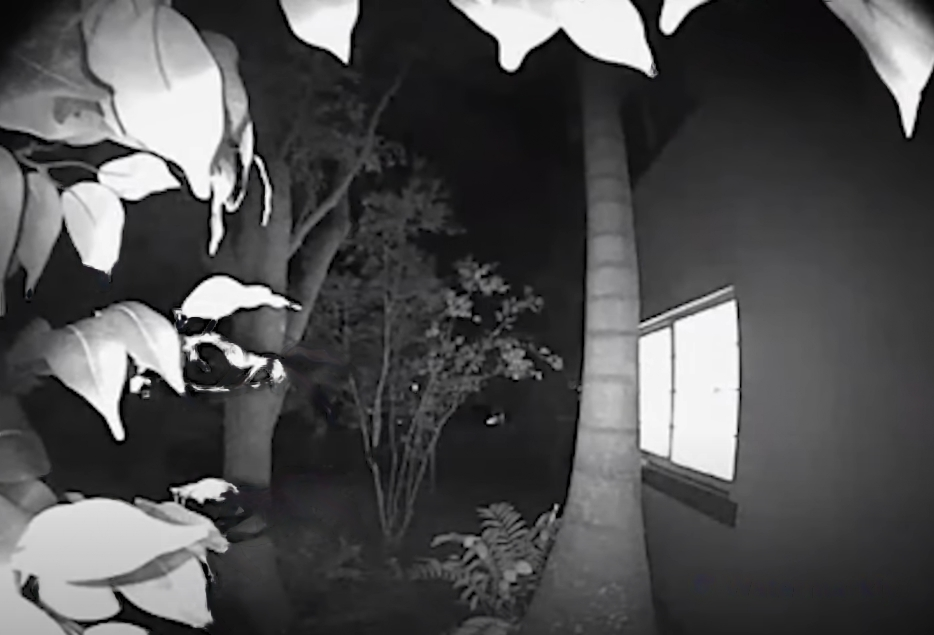
#> input picture Assignments/Computer_Vision/example.png, 934 x 635 px, given in place of the camera
$ python OpenCV.py
#> lines starting #> are read from the running program, lines starting #| are printed output that depends on the picture
import cv2
import numpy as np

def centroid(image):
    #grayscale
    gray = cv2.cvtColor(image, cv2.COLOR_BGR2GRAY)

    #Gaussian blur
    blurred = cv2.GaussianBlur(gray, (7, 7), 0)

    #image moments
    moments = cv2.moments(blurred)

    # Calculate centroid coordinates
    if moments["m00"] != 0:
        cX = int(moments["m10"] / moments["m00"])
        cY = int(moments["m01"] / moments["m00"])
    else:
        cX, cY = 0, 0

    return cX, cY


# Create a VideoCapture object
cap = cv2.VideoCapture(0)  # 0 corresponds to the default camera

# Check if the camera is opened successfully
if not cap.isOpened():
    print("Unable to open the camera.")
    exit()

# Capture the initial frame
ret, initial_frame = cap.read()
#> initial_frame is the input picture: shape (635, 934, 3); mean B, G, R 80.1, 79.5, 79.6
if not ret:
    print("Failed to capture initial frame.")
    exit()

# Convert the initial frame to grayscale
initial_gray = cv2.cvtColor(initial_frame, cv2.COLOR_BGR2GRAY)

while True:
    # Read frame from the camera
    ret, frame = cap.read()  # If the frame is read correctly, ret will be True

    if ret:

        # Convert the frame to grayscale
        gray_frame = cv2.cvtColor(frame, cv2.COLOR_BGR2GRAY)

        # Apply Gaussian blur to the image
        blurred_frame = cv2.GaussianBlur(gray_frame, (9, 9), 0)

        # Apply Canny edge detection to the blurred frame
        edges = cv2.Canny(blurred_frame, 15, 20)
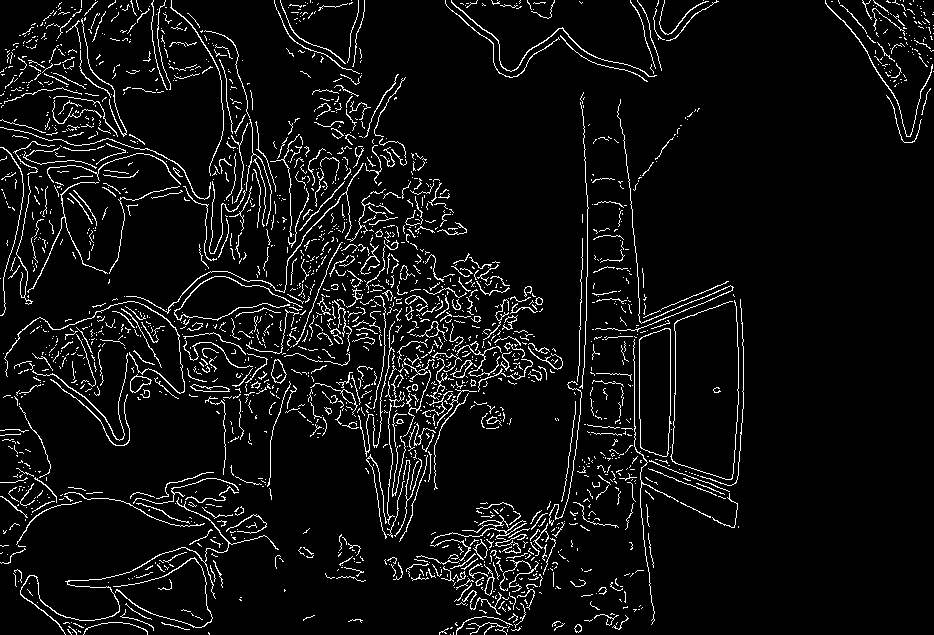
#> edges: shape (635, 934); 6.1% white in thin lines or dots

        # Subtract the initial frame from the current frame
        frame_diff = cv2.absdiff(initial_gray, blurred_frame)
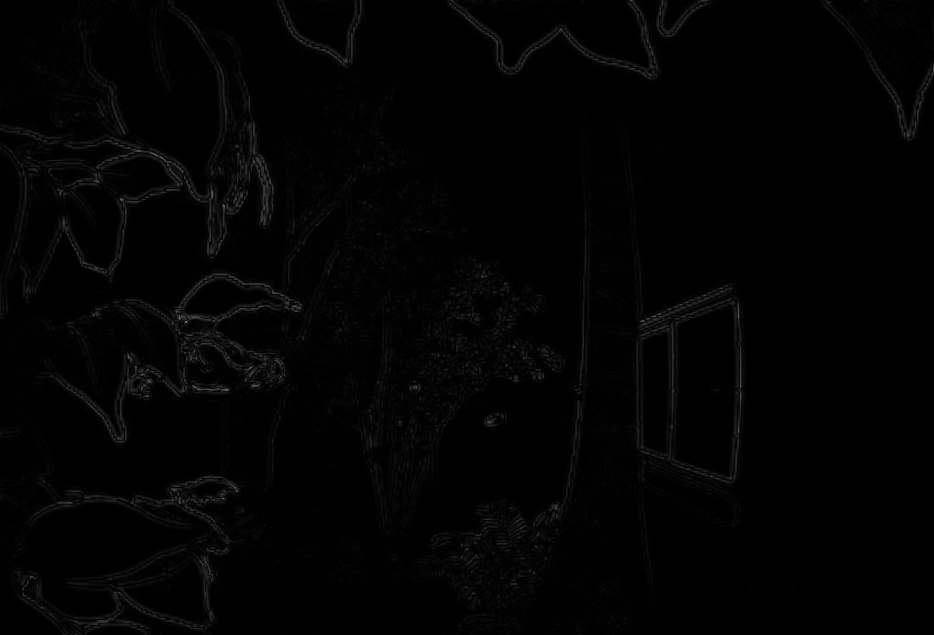
#> frame_diff: shape (635, 934); min 0, max 132, mean 2.6

        #thresholding the image
        ret, thresholded = cv2.threshold(frame_diff, 35, 255, cv2.THRESH_BINARY)
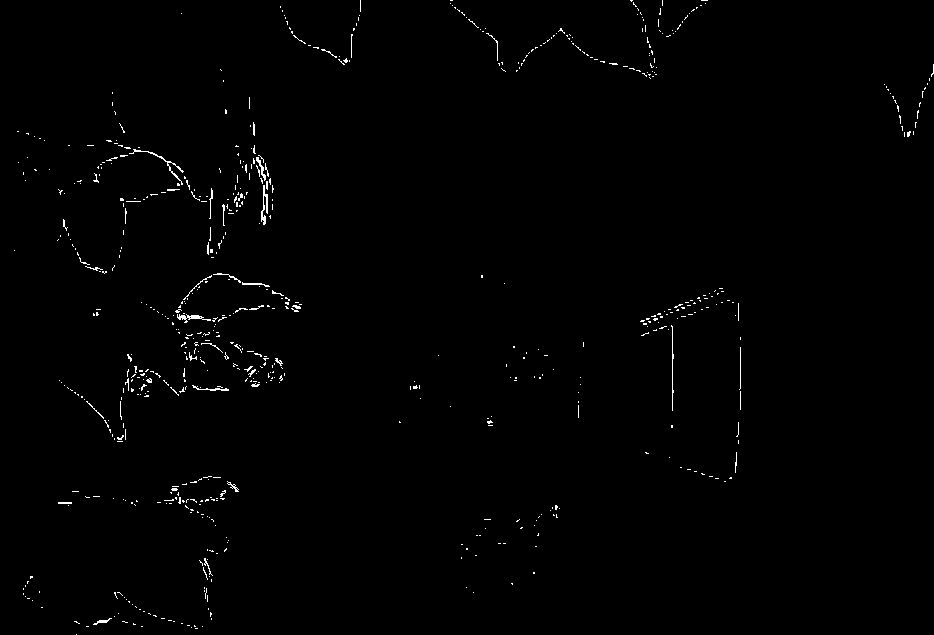
#> thresholded: shape (635, 934); 0.76% white in thin lines or dots

        # functions for opening
        kernel_opening = np.ones((5, 5), np.uint8)
        erosion = cv2.erode(thresholded,kernel_opening,iterations = 1)
#> erosion: shape (635, 934); every value is 0
        opening=cv2.dilate(erosion,kernel_opening,iterations = 1)
        #opening = cv2.morphologyEx(thresholded, cv2.MORPH_OPEN, kernel_opening) this is the shorter form of hte function that can be used

        # functions for closing
        kernel_closing = np.ones((10, 10), np.uint8)
        dialation=cv2.dilate(opening,kernel_closing,iterations =1)
        closing=cv2.erode(dialation,kernel_opening,iterations=1)
        #closing = cv2.morphologyEx(opening, cv2.MORPH_CLOSE, kernel_closing) shorter version instead of two ind fucntions

        # Create a black background image
        background = np.zeros(frame.shape, dtype=np.uint8)

        # Create a colored foreground by applying bitwise and operation
        colored_foreground = cv2.bitwise_and(frame, frame, mask=closing)
#> colored_foreground: shape (635, 934, 3); every value is 0


        cv2.imshow('Pre-processed Image', thresholded)
        cv2.imshow('Processed Image', colored_foreground)

        cX, cY = centroid(colored_foreground)
#> in centroid, `moments = cv2.moments(blurred)`: moments = moments, m00 0
#> cX = 0; cY = 0

        # Draw a red circle on the initial image at the centroid coordinates
        cv2.circle(colored_foreground, (cX, cY), 5, (0, 0, 255), -1)
#> colored_foreground: shape (635, 934, 3); mean B, G, R 0, 0, 0

        # Display the initial image with the centroid circle
        cv2.imshow('Centroid', colored_foreground)


    # Break the loop when 'q' key is pressed
    if cv2.waitKey(1) == ord('q'):
#> (key q is pressed here)
        break

# Release the VideoCapture object and close the window
cap.release()
cv2.destroyAllWindows()
